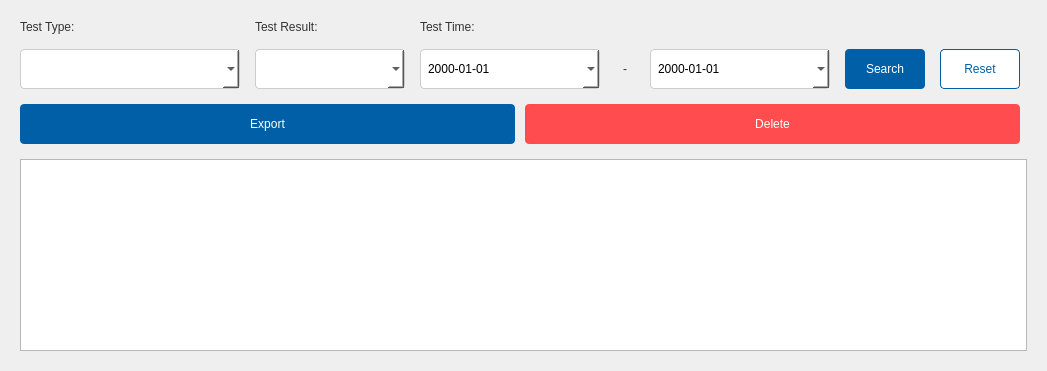
         <widget class="QWidget" name="page_extra">
          <property name="styleSheet">
             <string notr="true">
#wnd_extra_filters QLabel { font: 12pt &quot;微软雅黑&quot;; color: #333333; }
#wnd_extra_filters QLineEdit { border: 1px solid #CCCCCC; border-radius: 4px; padding: 5px; font: 12pt &quot;微软雅黑&quot;; background: #FFFFFF; }
#wnd_extra_filters QComboBox { border: 1px solid #CCCCCC; border-radius: 4px; padding: 5px; font: 12pt &quot;微软雅黑&quot;; background: #FFFFFF; }
#wnd_extra_filters QDateEdit { border: 1px solid #CCCCCC; border-radius: 4px; padding: 5px; font: 12pt &quot;微软雅黑&quot;; background: #FFFFFF; }
#btn_extra_record_query { background-color: #005FA7; color: #FFFFFF; border-radius: 4px; font: 12pt &quot;微软雅黑&quot;; border: none; }
#btn_extra_record_reset { background-color: #FFFFFF; color: #005FA7; border: 1px solid #005FA7; border-radius: 4px; font: 12pt &quot;微软雅黑&quot;; }
#btn_extra_record_export_excel { background-color: #005FA7; color: #FFFFFF; border-radius: 4px; font: 12pt &quot;微软雅黑&quot;; border: none; }
#btn_extra_record_delete { background-color: #FF4D4F; color: #FFFFFF; border-radius: 4px; font: 12pt &quot;微软雅黑&quot;; border: none; }
             </string>
          </property>
          <layout class="QVBoxLayout" name="verticalLayout_extra">
           <property name="spacing"> <number>15</number> </property>
           <property name="leftMargin"> <number>20</number> </property>
           <property name="topMargin"> <number>20</number> </property>
           <property name="rightMargin"> <number>20</number> </property>
           <property name="bottomMargin"> <number>20</number> </property>
           
           <item>
            <widget class="QWidget" name="wnd_extra_filters" native="true">
             <layout class="QGridLayout" name="gridLayout_extra_filters">
              <property name="margin"> <number>0</number> </property>
              <property name="spacing"> <number>15</number> </property>
              
              <item row="0" column="0"> <widget class="QLabel" name="lb_extra_record_type"> <property name="text"> <string>Test Type:</string> </property> </widget> </item>
              <item row="1" column="0"> <widget class="QComboBox" name="combo_extra_record_type"> <property name="minimumSize"> <size> <width>220</width> <height>40</height> </size> </property> </widget> </item>
              
              <item row="0" column="1"> <widget class="QLabel" name="lb_extra_record_result"> <property name="text"> <string>Test Result:</string> </property> </widget> </item>
              <item row="1" column="1"> <widget class="QComboBox" name="combo_extra_record_result"> <property name="minimumSize"> <size> <width>150</width> <height>40</height> </size> </property> </widget> </item>

              <item row="0" column="2" colspan="3"> <widget class="QLabel" name="lb_extra_record_test_time"> <property name="text"> <string>Test Time:</string> </property> </widget> </item>
              <item row="1" column="2"> 
                <widget class="QDateEdit" name="edt_extra_record_begin_date"> 
                   <property name="displayFormat"> <string>yyyy-MM-dd</string> </property> 
                   <property name="calendarPopup"> <bool>true</bool> </property> 
                   <property name="minimumSize"> <size> <width>180</width> <height>40</height> </size> </property> 
                </widget> 
              </item>
              <item row="1" column="3"> <widget class="QLabel" name="lb_extra_to"> <property name="text"> <string>-</string> </property> <property name="alignment"> <set>Qt::AlignCenter</set> </property> <property name="minimumSize"> <size> <width>20</width> <height>40</height> </size> </property> </widget> </item>
              <item row="1" column="4"> 
                <widget class="QDateEdit" name="edt_extra_record_end_date"> 
                   <property name="displayFormat"> <string>yyyy-MM-dd</string> </property> 
                   <property name="calendarPopup"> <bool>true</bool> </property> 
                   <property name="minimumSize"> <size> <width>180</width> <height>40</height> </size> </property> 
                </widget> 
              </item>
              
              <item row="1" column="5"> <widget class="QPushButton" name="btn_extra_record_query"> <property name="text"> <string>Search</string> </property> <property name="minimumSize"> <size> <width>80</width> <height>40</height> </size> </property> </widget> </item>
              <item row="1" column="6"> <widget class="QPushButton" name="btn_extra_record_reset"> <property name="text"> <string>Reset</string> </property> <property name="minimumSize"> <size> <width>80</width> <height>40</height> </size> </property> </widget> </item>
              
              <item row="1" column="7"> <spacer name="spacer_extra_filters"> <property name="orientation"> <enum>Qt::Horizontal</enum> </property> </spacer> </item>
             </layout>
            </widget>
           </item>

           <item>
            <widget class="QWidget" name="wnd_extra_actions" native="true">
             <layout class="QHBoxLayout" name="hbox_extra_actions">
              <property name="margin"> <number>0</number> </property>
              <property name="spacing"> <number>10</number> </property>
              <item> <widget class="QPushButton" name="btn_extra_record_export_excel"> <property name="text"> <string>Export</string> </property> <property name="minimumSize"> <size> <width>80</width> <height>40</height> </size> </property> </widget> </item>
              <item> <widget class="QPushButton" name="btn_extra_record_delete"> <property name="text"> <string>Delete</string> </property> <property name="minimumSize"> <size> <width>80</width> <height>40</height> </size> </property> </widget> </item>
              <item> <spacer name="spacer_extra_actions"> <property name="orientation"> <enum>Qt::Horizontal</enum> </property> </spacer> </item>
             </layout>
            </widget>
           </item>
           
           <item>
            <widget class="QTableView" name="tb_extra_record_result">
             <property name="selectionBehavior"> <enum>QAbstractItemView::SelectRows</enum> </property>
             <property name="sortingEnabled"> <bool>true</bool> </property>
             <property name="verticalScrollBarPolicy"> <enum>Qt::ScrollBarAsNeeded</enum> </property>
             <property name="alternatingRowColors"> <bool>true</bool> </property>
             <attribute name="horizontalHeaderStretchLastSection"> <bool>true</bool> </attribute>
            </widget>
           </item>
          </layout>
         </widget>
